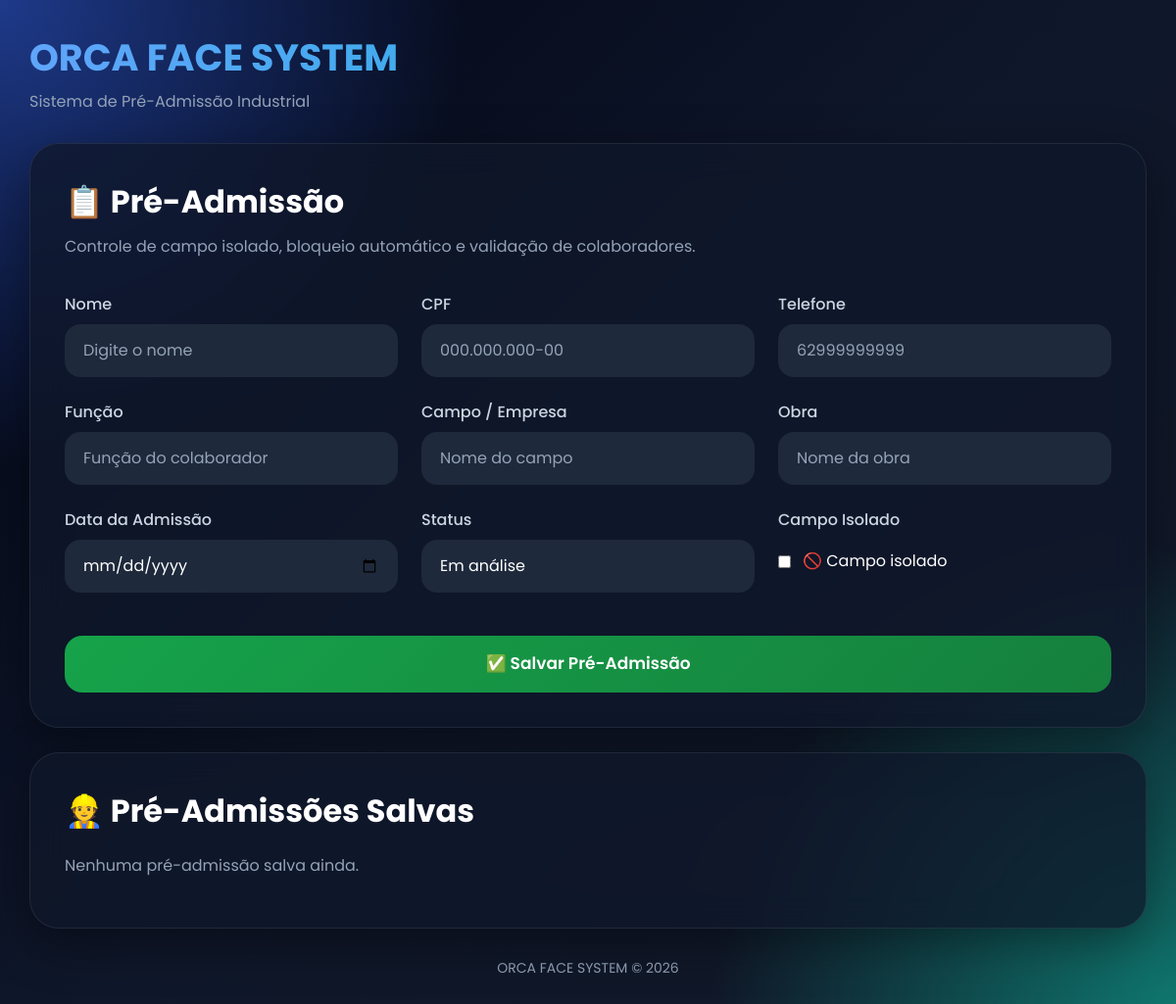
/admissao (signed in), run on an earlier commit of the app's database.
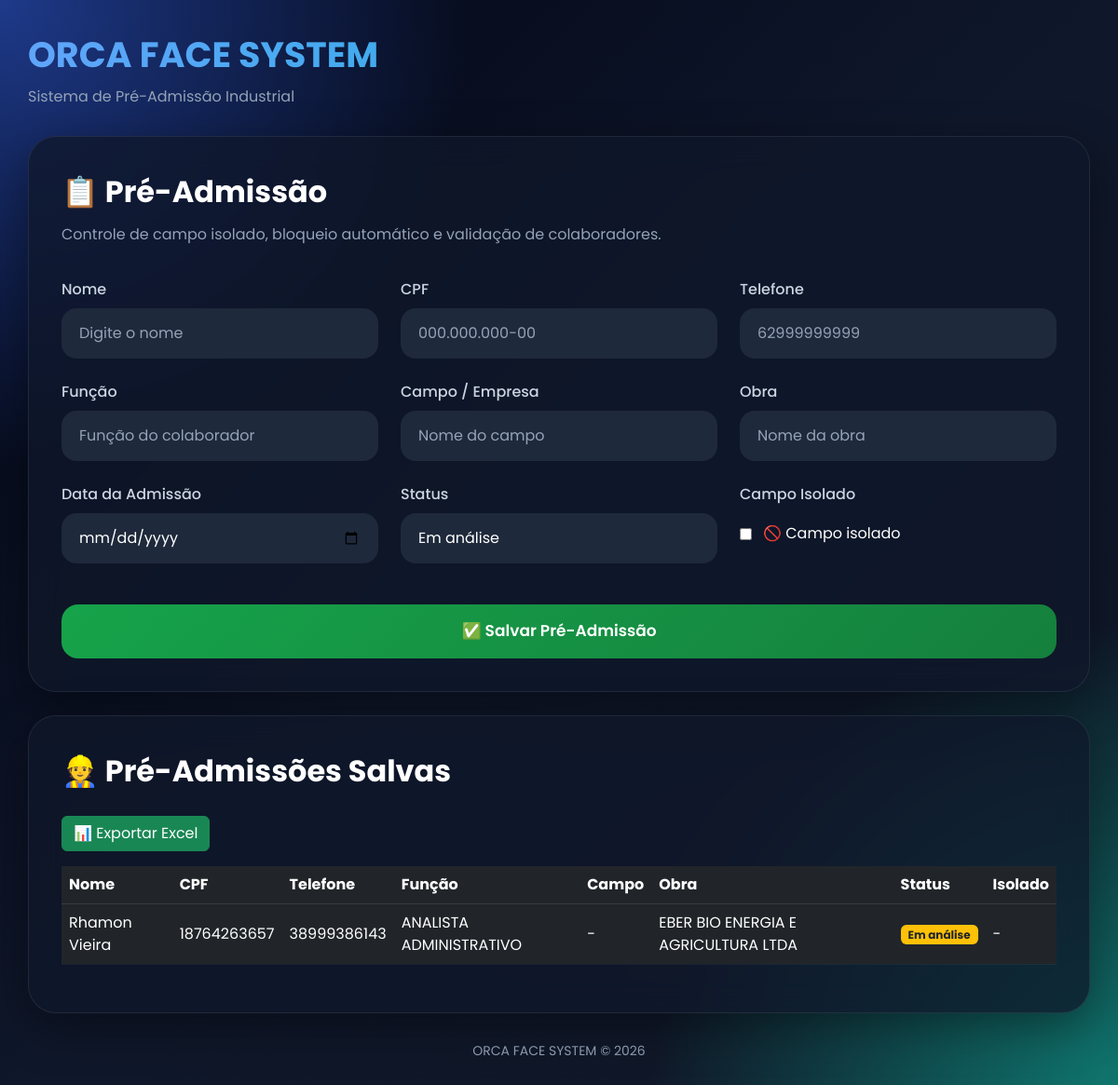
And on a later commit of the database.
### models.py (models this page shows, shortened)
class PreAdmissao(db.Model):
    __tablename__ = 'pre_admissao'
    id = db.Column(
        db.Integer,
        primary_key=True
    )
    nome = db.Column(
        db.String(200),
        nullable=False
    )
    cpf = db.Column(
        db.String(20)
    )
    telefone = db.Column(
        db.String(20)
    )
    funcao = db.Column(
        db.String(150)
    )
    campo = db.Column(
        db.String(150)
    )
    obra = db.Column(
        db.String(150)
    )
    data_admissao = db.Column(
        db.String(50)
    )
    isolado = db.Column(
        db.Boolean,
        default=False
    )
    status = db.Column(
        db.String(50),
        default='Em análise'
    )
    lista_negra = db.Column(
        db.Boolean,
        default=False
    )
    motivo_lista = db.Column(
        db.String(500)
    )
    data_cadastro = db.Column(
        db.DateTime,
        server_default=db.func.now()
    )

### app.py (the view, shortened to what this page needs)
@app.route("/admissao", methods=["GET", "POST"])
@login_required
def admissao():
    pre_admissoes = PreAdmissao.query.order_by(
        PreAdmissao.id.desc()
    ).all()
    return render_template(
        "admissao.html",
        pre_admissoes=pre_admissoes
    )

### app.py (called while the page is built)
def login_required(f):
    @wraps(f)
    def decorated_function(*args, **kwargs):
        if 'usuario' not in session:
            return redirect('/login')
        return f(*args, **kwargs)
    return decorated_function

### templates/admissao.html (shortened to what this page needs)
<!DOCTYPE html>
<html lang="pt-br">
<head>
<link href="https://cdn.jsdelivr.net/npm/bootstrap@5.3.0/dist/css/bootstrap.min.css" rel="stylesheet">
</head>
<body>
<div class="container-box">
    <div class="topo">
        <div class="logo">ORCA FACE SYSTEM</div>
        <div class="subtitulo">Sistema de Pré-Admissão Industrial</div>
    </div>
    <div class="card-admissao">
        <div class="titulo">📋 Pré-Admissão</div>
        <div class="desc">
            Controle de campo isolado, bloqueio automático e validação de colaboradores.
        </div>
        <form method="POST">
            <div class="row">
                <div class="col-md-4 mb-4">
                    <label class="form-label">Nome</label>
                    <input
                    type="text"
                    name="nome"
                    id="nome"
                    class="form-control"
                    placeholder="Digite o nome"
                    onblur="buscarColaborador()"
                    required>
                </div>
                <div class="col-md-4 mb-4">
                    <label class="form-label">CPF</label>
                    <input
                    type="text"
                    name="cpf"
                    id="cpf"
                    class="form-control"
                    placeholder="000.000.000-00"
                    onblur="buscarColaboradorCpf()"
                    required>
                </div>
                <div class="col-md-4 mb-4">
                    <label class="form-label">Telefone</label>
                    <input
                    type="text"
                    name="telefone"
                    id="telefone"
                    class="form-control"
                    placeholder="62999999999">
                </div>
                <div class="col-md-4 mb-4">
                    <label class="form-label">Função</label>
                    <input
                    type="text"
                    name="funcao"
                    id="funcao"
                    class="form-control"
                    placeholder="Função do colaborador">
                </div>
                <div class="col-md-4 mb-4">
                    <label class="form-label">Campo / Empresa</label>
                    <input
                    type="text"
                    name="campo"
                    id="campo"
                    class="form-control"
                    placeholder="Nome do campo">
                </div>
                <div class="col-md-4 mb-4">
                    <label class="form-label">Obra</label>
                    <input
                    type="text"
                    name="obra"
                    id="obra"
                    class="form-control"
                    placeholder="Nome da obra">
                </div>
                <div class="col-md-4 mb-4">
                    <label class="form-label">Data da Admissão</label>
                    <input
                    type="date"
                    name="data_admissao"
                    class="form-control">
                </div>
                <div class="col-md-4 mb-4">
                    <label class="form-label">Status</label>
                    <select name="status" class="form-select">
                        <option value="Em análise">Em análise</option>
                    </select>
                </div>
                <div class="col-md-4 mb-4">
                    <label class="form-label">Campo Isolado</label>
                    <div class="checkbox-box">
                        <input type="checkbox" name="campo_isolado" value="1">
                        <span>🚫 Campo isolado</span>
                    </div>
                </div>
            </div>
            <button class="btn-admitir">
                ✅ Salvar Pré-Admissão
            </button>
        </form>
    </div>
<div class="card-admissao mt-4">
    <div class="titulo">
        👷 Pré-Admissões Salvas
    </div>
    {% if pre_admissoes %}
    <div class="table-responsive mt-4">
        <a href="{{ url_for('exportar_pre_admissoes_excel') }}"
   class="btn btn-success mb-3">
    📊 Exportar Excel
</a>
        <table class="table table-dark table-hover align-middle">
            <thead>
                <tr>
                    <th>Nome</th>
                    <th>CPF</th>
                    <th>Telefone</th>
                    <th>Função</th>
                    <th>Campo</th>
                    <th>Obra</th>
                    <th>Status</th>
                    <th>Isolado</th>
                </tr>
            </thead>
            <tbody>
                {% for c in pre_admissoes %}
                <tr>
                    <td>{{ c.nome }}</td>
                    <td>{{ c.cpf }}</td>
                    <td>{{ c.telefone or '-' }}</td>
                    <td>{{ c.funcao or '-' }}</td>
                    <td>{{ c.campo or '-' }}</td>
                    <td>{{ c.obra or '-' }}</td>
                    <td>
                        {% if c.status == 'Liberado' %}
                            <span class="badge bg-success">Liberado</span>
                        {% elif c.status == 'Reprovado' %}
                            <span class="badge bg-danger">Reprovado</span>
                        {% else %}
                            <span class="badge bg-warning text-dark">Em análise</span>
                        {% endif %}
                    </td>
                    <td>
                        {% if c.isolado %}
                            <span class="badge bg-danger">ISOLADO</span>
                        {% else %}
                            -
                        {% endif %}
                    </td>
                </tr>
                {% endfor %}
            </tbody>
        </table>
    </div>
    {% else %}
    <p style="color:#94a3b8;margin-top:20px;">
        Nenhuma pré-admissão salva ainda.
    </p>
    {% endif %}
</div>
    <div class="footer">
        ORCA FACE SYSTEM © 2026
    </div>
</div>
</body>
</html>

### templates/admissao.html (style rules this page uses)
* { margin:0; padding:0; box-sizing:border-box; }
:root { --bg:#020617; --card:#0f172a; --blue:#2563eb; --green:#22c55e; --red:#ef4444; --yellow:#f59e0b; --text:#f8fafc; --muted:#94a3b8; }
body { font-family:'Poppins',sans-serif; background: radial-gradient(circle at top left,#1e3a8a 0%,transparent 30%), radial-gradient(circle at bottom right,#0f766e 0%,transparent 30%), linear-gradient(135deg,#020617,#0f172a,#111827); min-height:100vh; color:white; padding:30px; }
.container-box { max-width:1400px; margin:auto; }
.topo { margin-bottom:30px; }
.logo { font-size:38px; font-weight:700; background:linear-gradient(90deg,#60a5fa,#06b6d4); -webkit-background-clip:text; -webkit-text-fill-color:transparent; }
.subtitulo { color:#94a3b8; margin-top:5px; }
.card-admissao { background:rgba(15,23,42,0.75); backdrop-filter:blur(18px); border:1px solid rgba(255,255,255,0.08); border-radius:30px; padding:35px; box-shadow:0 15px 50px rgba(0,0,0,0.4); margin-bottom:25px; }
.titulo { font-size:32px; font-weight:700; margin-bottom:10px; }
.desc { color:#94a3b8; margin-bottom:35px; }
.form-label { color:#cbd5e1; font-weight:500; margin-bottom:8px; }
.form-control, .form-select { background:#1e293b !important; border:1px solid transparent !important; border-radius:16px !important; padding:14px 18px !important; color:white !important; transition:0.3s; }
.form-control::placeholder { color:#94a3b8; }
.form-select option { background:#1e293b; }
.btn-admitir { width:100%; border:none; padding:16px; border-radius:18px; background:linear-gradient(135deg,#16a34a,#15803d); color:white; font-weight:600; font-size:17px; transition:0.35s; margin-top:20px; }
.table { color:white; }
.table thead { background:#1e293b; }
.table tbody tr { border-color:rgba(255,255,255,0.05); }
.checkbox-box { display:flex; align-items:center; gap:12px; margin-top:10px; }
.footer { text-align:center; margin-top:30px; color:#94a3b8; font-size:14px; }

What changed in the data, as far as the page shows it:
added PreAdmissao: nome "Rhamon Vieira", cpf "18764263657", telefone "38999386143", funcao "ANALISTA ADMINISTRATIVO", campo "-", obra "EBER BIO ENERGIA E AGRICULTURA LTDA", status "Em análise"
Also different on the page:
text no longer shown: "Nenhuma pré-admissão salva ainda."
text now shown: "📊 Exportar Excel Nome CPF Telefone Função Campo Obra Status Isolado"
